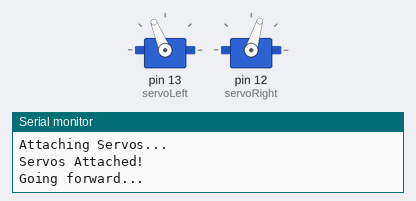
The sketch below on a simulated Arduino Uno, built with avr-gcc and run on an emulated ATmega328P. Shown: 2 × servo, the last lines printed to the serial monitor.

Above: at 0.1 s.
At 4.1 s:
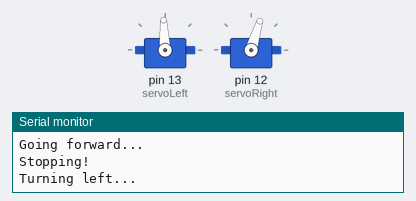
At 6.5 s:
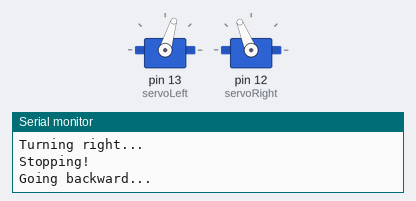
At 8.5 s:
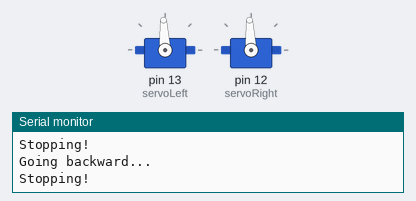
Timing chart, 0 to 10.0 s (numbered marks = the images above):
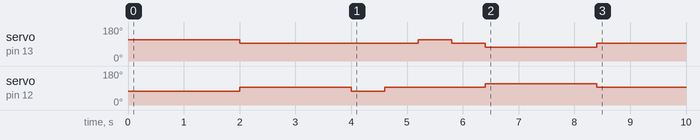

The sketch:

maneuversIntoFunctions.ino
```cpp
#include <Servo.h>
Servo servoLeft;
Servo servoRight;
void stopServos() {
  Serial.println("Stopping!");
  servoLeft.writeMicroseconds(1500);
  servoRight.writeMicroseconds(1500);
}
void forward(int time) {
  Serial.println("Going forward...");
  servoLeft.writeMicroseconds(1700);
  servoRight.writeMicroseconds(1300);
  delay(time);
  stopServos();
}
void backward(int time) {
  Serial.println("Going backward...");
  servoLeft.writeMicroseconds(1300);
  servoRight.writeMicroseconds(1700);
  delay(time);
  stopServos();
}
void turnLeft(int time) {
  Serial.println("Turning left...");
  servoLeft.writeMicroseconds(1500);
  servoRight.writeMicroseconds(1300);
  delay(time);
  stopServos();
}
void turnRight(int time) {
  Serial.println("Turning right...");
  servoRight.writeMicroseconds(1500);
  servoLeft.writeMicroseconds(1700);
  delay(time);
  stopServos();
}
void setup() {
  Serial.begin(9600);
  Serial.println("Attaching Servos...");
  servoLeft.attach(13);
  servoRight.attach(12);
  Serial.println("Servos Attached!");
  forward(2000);
  delay(2000);
  turnLeft(600);
  delay(600);
  turnRight(600);
  delay(600);
  backward(2000);
  delay(2000);
  Serial.println("Done!");
  Serial.println("Detaching servos...");
  servoLeft.detach();
  servoRight.detach();
  Serial.println("Servos Detached!");
}
void loop() {

}
```
